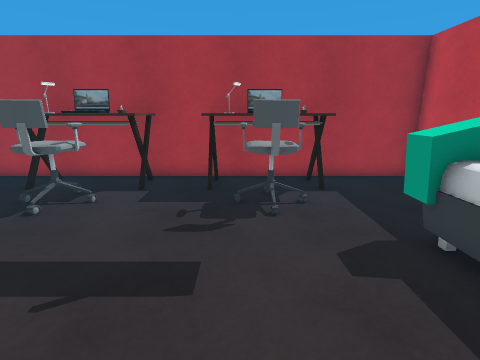
view 1 (above)

19 first-person views from a walk through a 3-D level made in the Unity game engine. The camera is 1.4 m above the floor, tilts 14° down and sees 85° across. The floor is counted in squares, 0.5 m on a side. Each view is taken from the middle of a square. On the plan, view 1 faces up. The plan holds only what a view shows up to about 19 squares ahead; the rest is blank. The player is left out. Door leaves are left out, so doorways stand open.

view 2
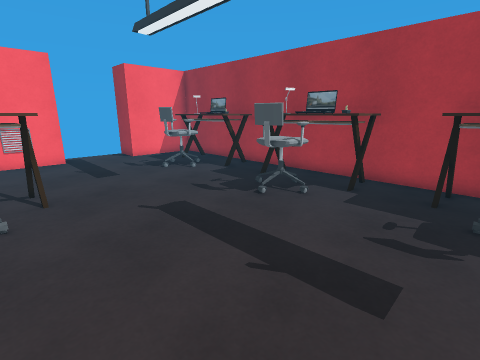

view 3
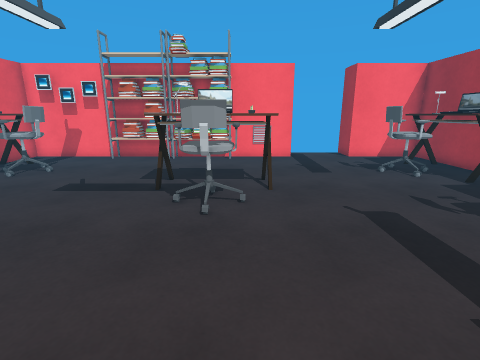

view 4
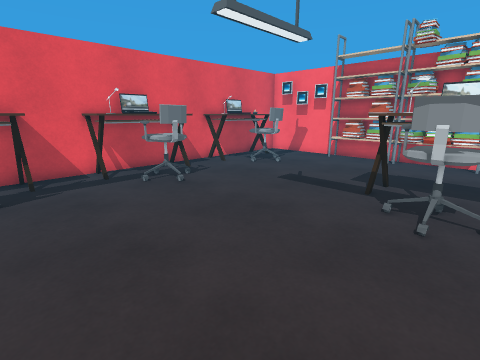

view 5
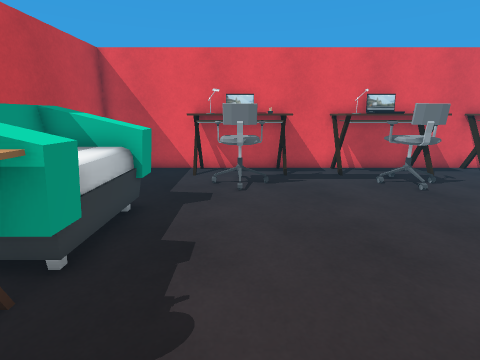

view 6
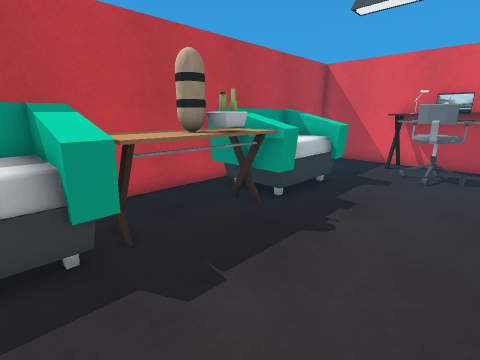

view 7
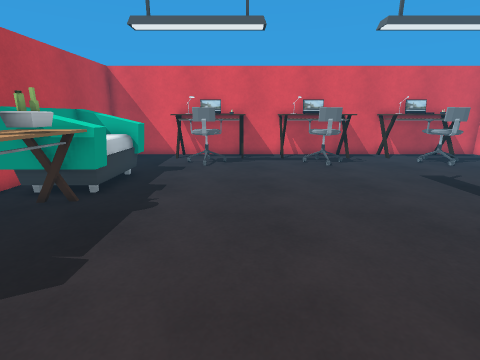

view 8
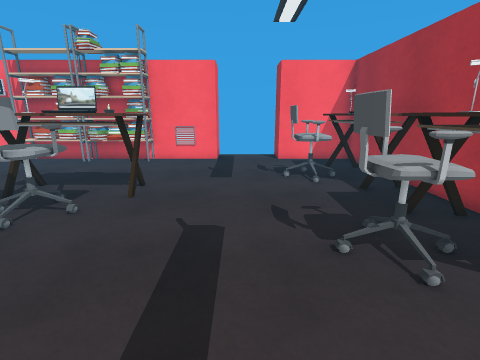

view 9
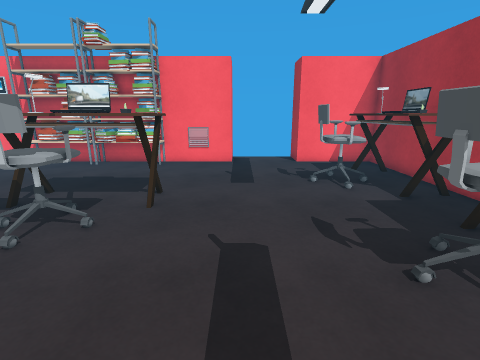

view 10
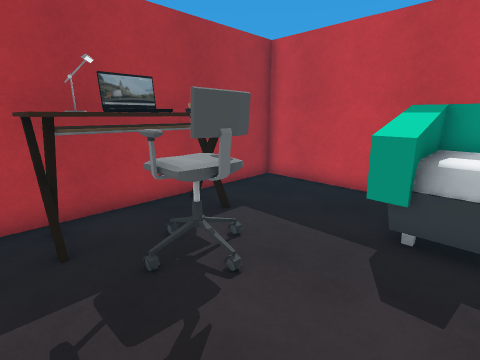

view 11
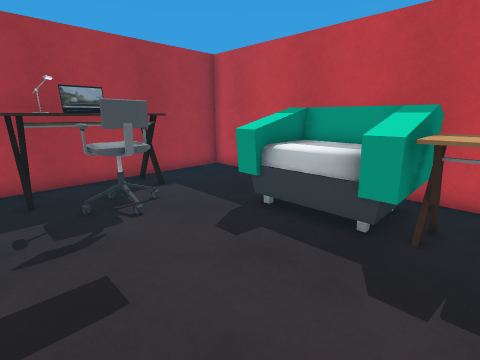

view 12
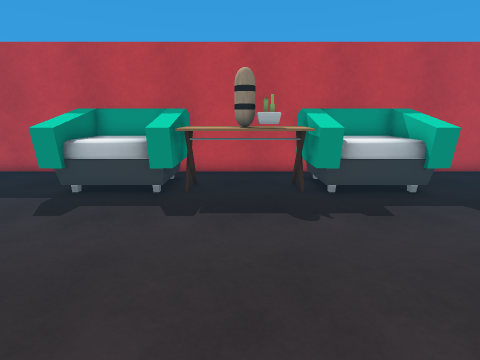

view 13
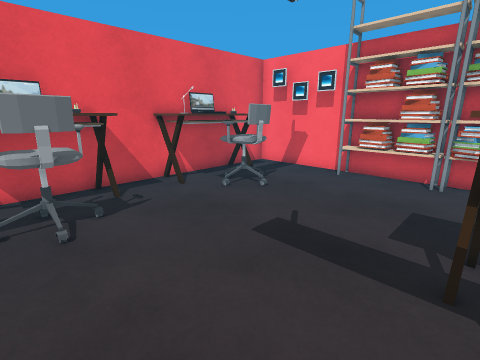

view 14
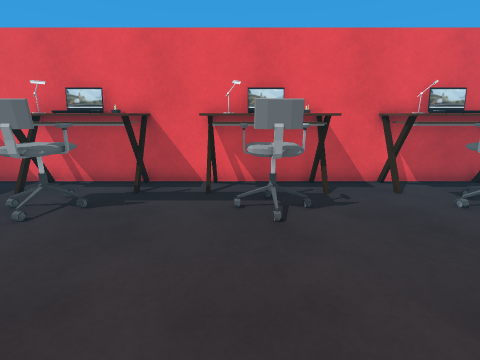

view 15
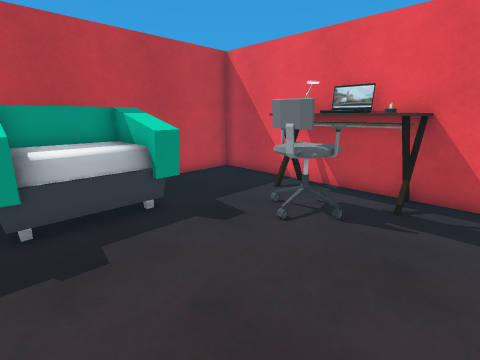

view 16
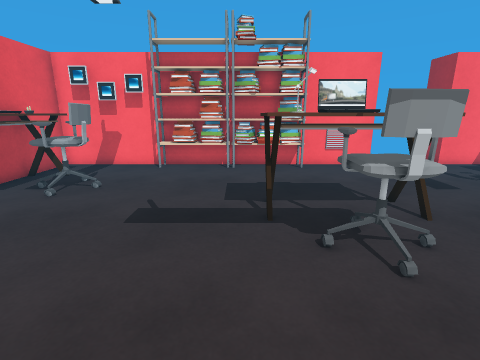

view 17
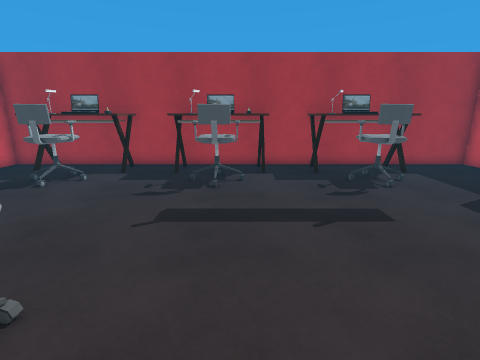

view 18
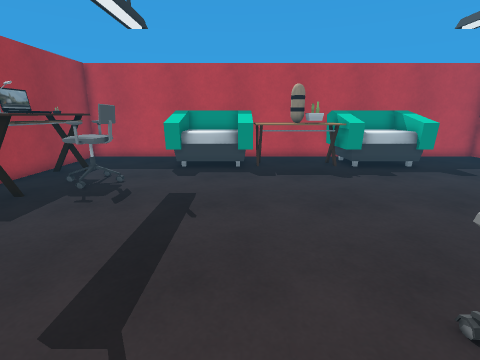

view 19
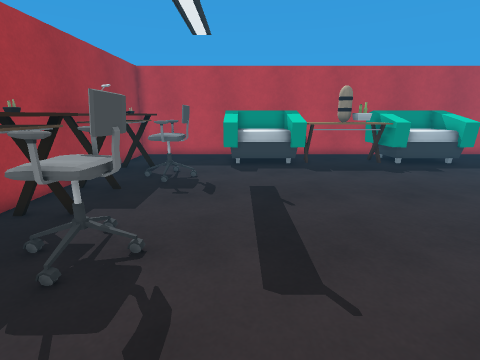

### Floor plan
Points are (right, up) in squares from view 1. A wall is a line through its corners. A room is listed if a view was taken in it or the views show most of it. See-through windows are left out.
Room 1 (views 1, 2, 3, 4, 5, 6, 7, 8, 9, 10, 11, 12, 13, 14, 15, 16, 17, 18, 19)
walls: (-18, -2.4) (-18, -5.5); (-3.6, -14) (-1.4, -14); (-18, 0.6) (-18, -0.6); (-10.5, -14) (-8.4, -14); (-18, -7.4) (-18, -14) (-15.4, -14); (3.4, -14) (8, -14) (8, 12) (-18, 12) (-18, 7.5) (-20, 7.5); (-20, 3.5) (-18, 3.5) (-18, 2.4)
ways out: open door at (-19, 5.5)
objects: shelf (-18, -8) to (-17, -5); shelf (-18, -4) to (-17, -1); vent (-18, 1) to (-18, 2); other object (-15, -14) to (-11, -10); other object (-15, 7) to (-11, 11); other object (-11, -3) to (-7, 1); other object (-8, -14) to (-4, -10); other object (-8, 7) to (-4, 11); other object (-1, -14) to (3, -10); other object (-1, 7) to (3, 11); sofa (4, -8) to (7, -4); other object (4, -3) to (6, 0); other object (4, -2) to (5, -2); sofa (4, 1) to (7, 6)

Where each view was taken, in squares from view 1:
view 1: 0 up, 0 right, facing up
view 2: 0 up, 0 right, facing up-left
view 3: 0 up, 0 right, facing left
view 4: 0 up, 0 right, facing down-left
view 5: 0 up, 1 right, facing down
view 6: 3 up, 1 left, facing down-right
view 7: 5 up, 1 left, facing down
view 8: 5 up, 1 left, facing left
view 9: 4 up, 2 left, facing left
view 10: 4 up, 2 left, facing up-right
view 11: 0 up, 2 left, facing up-right
view 12: 1 down, 5 left, facing right
view 13: 3 down, 5 left, facing down-left
view 14: 3 down, 5 left, facing down
view 15: 4 down, 3 left, facing down-right
view 16: 4 down, 3 left, facing left
view 17: 3 down, 5 left, facing up
view 18: 2 up, 10 left, facing right
view 19: 5 up, 11 left, facing right
